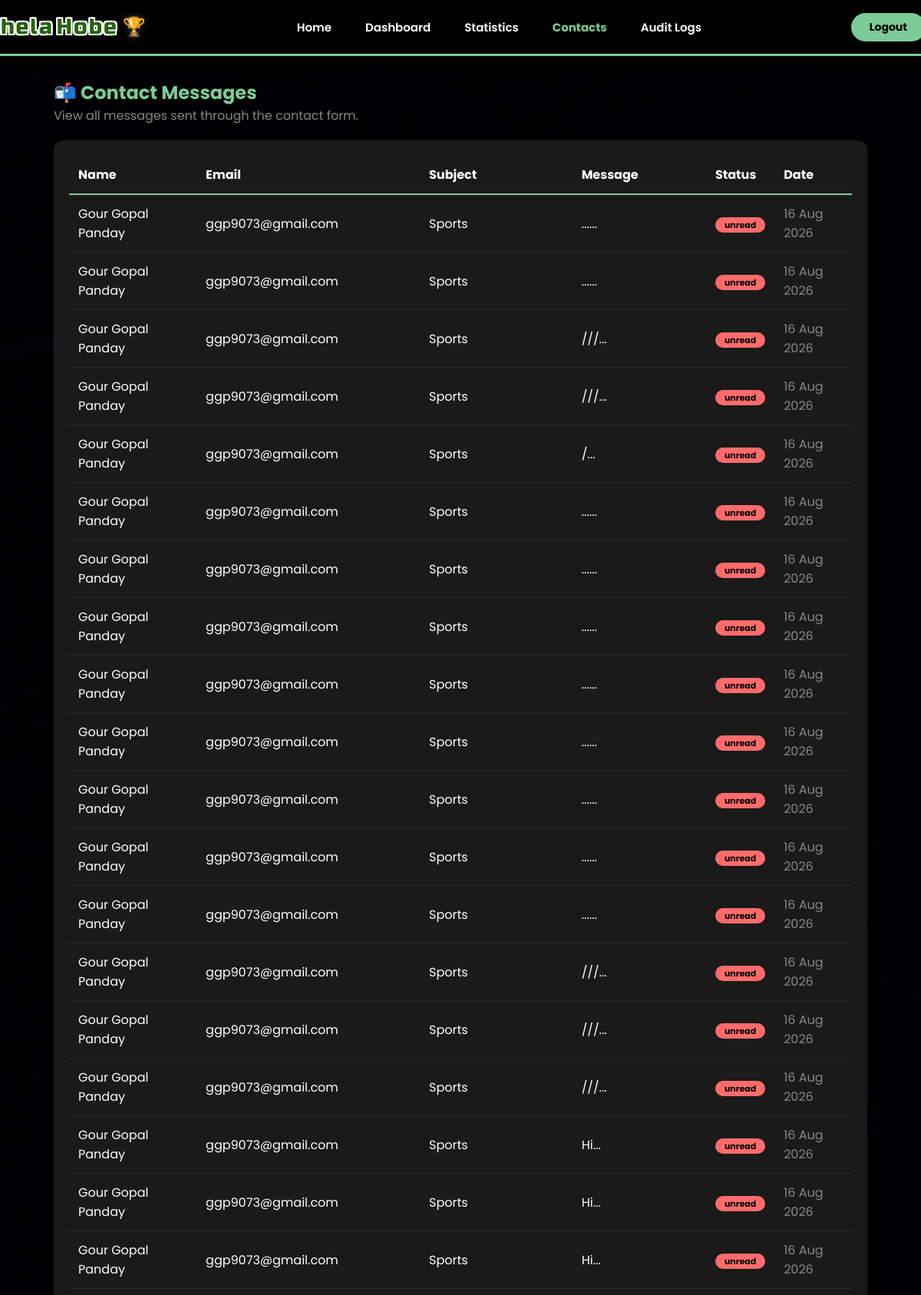
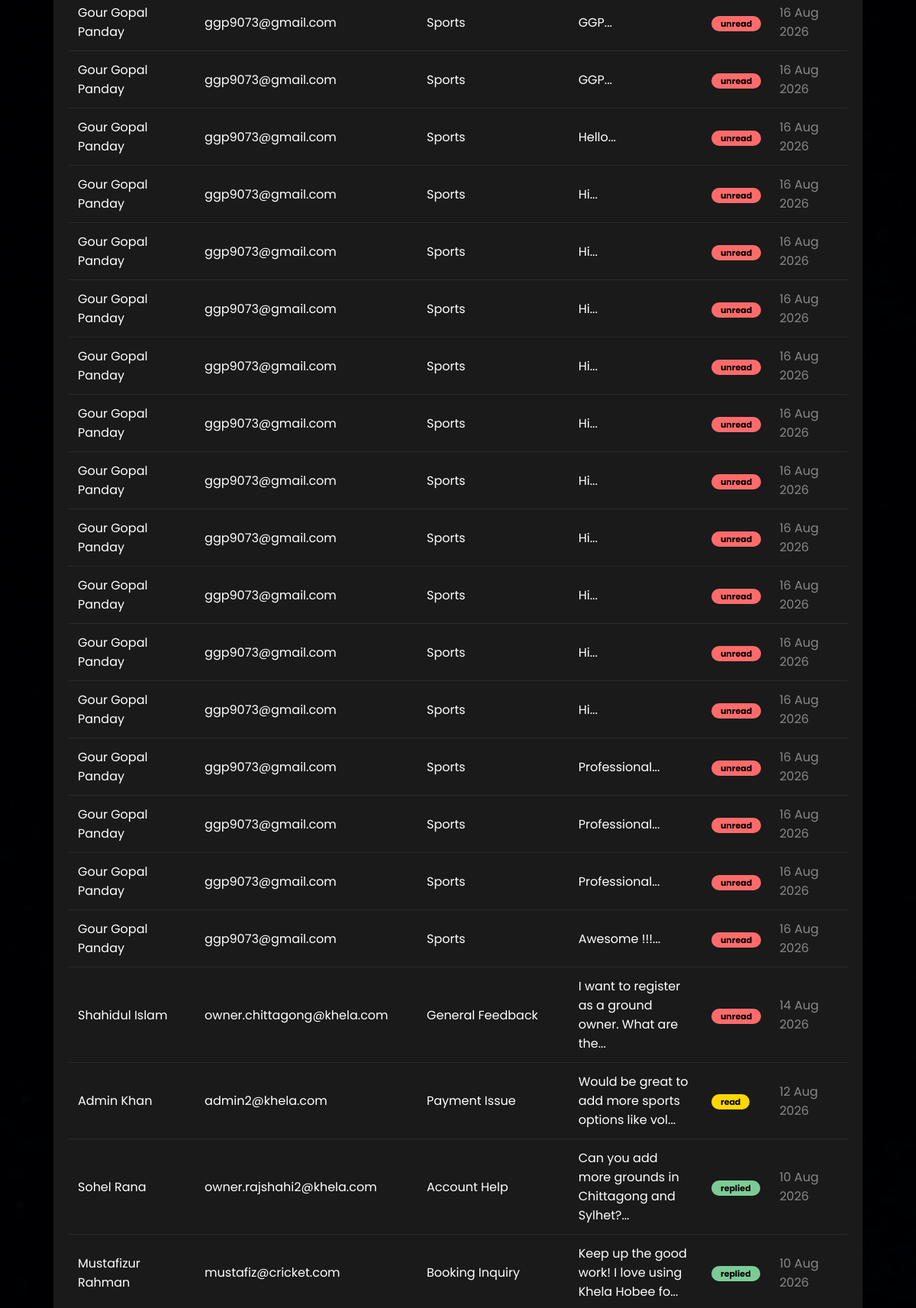
The page /admin-contacts.php (signed in, upper part) on the database its author committed (2 pictures, top to bottom).
### tables this page shows
CREATE TABLE `contacts` (
  `contact_id` int(11) NOT NULL,
  `name` varchar(100) NOT NULL,
  `email` varchar(100) NOT NULL,
  `subject` varchar(200) NOT NULL,
  `message` text NOT NULL,
  `user_id` int(11) DEFAULT NULL,
  `status` enum('unread','read','replied') DEFAULT 'unread',
  `created_at` timestamp NOT NULL DEFAULT current_timestamp()
);

### admin-contacts.php (the view, shortened to what this page needs)
<?php
require_once 'includes/config.php';
$contacts = $conn->query("SELECT * FROM contacts ORDER BY created_at DESC");
?>
<!DOCTYPE html>
<html lang="en">
<head>
    <link rel="stylesheet" href="style.css" />
    <link rel="stylesheet" href="https://cdnjs.cloudflare.com/ajax/libs/font-awesome/6.6.0/css/all.min.css" />
</head>
<body>
<div class="home-page">
    <header>
        <div class="container navbar">
            <div class="logo">
                <h2>
                    <span class="logo-khela">Khela</span>
                    <span class="logo-hobe">Hobe</span>
                    <span class="logo-trophy">🏆</span>
                </h2>
            </div>
            <nav>
                <ul>
                    <li><a href="index.html">Home</a></li>
                    <li><a href="admin-dashboard.php">Dashboard</a></li>
                    <li><a href="statistics.php">Statistics</a></li>
                    <li><a href="admin-contacts.php" class="active">Contacts</a></li>
                    <li><a href="audit_logs.php">Audit Logs</a></li>
                </ul>
            </nav>
            <div class="nav-btn">
                <a href="logout.php" class="login-btn">Logout</a>
            </div>
        </div>
    </header>
    <div style="max-width:1100px; margin:30px auto; padding:0 20px;">
        <h2 style="color:#7CCB96;">📬 Contact Messages</h2>
        <p style="color:#888; margin-bottom:20px;">View all messages sent through the contact form.</p>
        <div style="background:#1a1a1a; border-radius:12px; padding:20px; overflow-x:auto;">
            <table style="width:100%; border-collapse:collapse; color:white;">
                <thead>
                    <tr style="border-bottom:2px solid #7CCB96;">
                        <th style="padding:12px; text-align:left;">Name</th>
                        <th style="padding:12px; text-align:left;">Email</th>
                        <th style="padding:12px; text-align:left;">Subject</th>
                        <th style="padding:12px; text-align:left;">Message</th>
                        <th style="padding:12px; text-align:left;">Status</th>
                        <th style="padding:12px; text-align:left;">Date</th>
                    </tr>
                </thead>
                <tbody>
                    <?php if ($contacts && $contacts->num_rows > 0): ?>
                        <?php while ($row = $contacts->fetch_assoc()): ?>
                            <tr style="border-bottom:1px solid #2a2a2a;">
                                <td style="padding:12px;"><?php echo htmlspecialchars($row['name']); ?></td>
                                <td style="padding:12px;"><?php echo htmlspecialchars($row['email']); ?></td>
                                <td style="padding:12px;"><?php echo htmlspecialchars($row['subject']); ?></td>
                                <td style="padding:12px; max-width:200px; word-wrap:break-word;"><?php echo htmlspecialchars(substr($row['message'], 0, 50)) . '...'; ?></td>
                                <td style="padding:12px;">
                                    <span style="background:<?php echo $row['status']=='unread'?'#FF6B6B':($row['status']=='read'?'#FFD700':'#7CCB96'); ?>; color:black; padding:2px 12px; border-radius:20px; font-size:11px; font-weight:bold;">
                                        <?php echo $row['status']; ?>
                                    </span>
                                </td>
                                <td style="padding:12px; color:#888;"><?php echo date('d M Y', strtotime($row['created_at'])); ?></td>
                            </tr>
                        <?php endwhile; ?>
                    <?php else: ?>
                        <tr><td colspan="6" style="padding:30px; text-align:center; color:#888;">No messages found.</td></tr>
                    <?php endif; ?>
                </tbody>
            </table>
        </div>
    </div>
</div>
</body>
</html>

### style.css (style rules this page uses)
* { margin: 0; padding: 0; box-sizing: border-box; }
html, body { height: auto; min-height: 100vh; overflow-y: auto !important; overflow-x: hidden; margin: 0; padding: 0; }
body { font-family: 'Poppins', sans-serif; color: #ffffff; min-height: 100vh; width: 100vw; overflow-y: auto !important; overflow-x: hidden; position: relative; background-color: #020506; }
.home-page { min-height: 100vh; width: 100vw; background-image: url('bg-sports.jpg'); background-size: cover; background-position: center; background-attachment: fixed; background-repeat: no-repeat; position: relative; display: flex; flex-direction: column; overflow-y: auto !important; overflow-x: hidden; }
.home-page::before { content: ''; position: absolute; top: 0; left: 0; right: 0; bottom: 0; background: rgba(0, 0, 0, 0.30); z-index: 0; }
.home-page > * { position: relative; z-index: 1; }
header { background: #000000 !important; backdrop-filter: none !important; -webkit-backdrop-filter: none !important; position: sticky; top: 0; z-index: 999; border-bottom: 3px solid #7CCB96; box-shadow: 0 4px 30px rgba(0, 0, 0, 0.5); }
.navbar { display: flex; justify-content: space-between; align-items: center; min-height: 70px; max-width: 1400px; margin: 0 auto; padding: 0 20px; }
.logo h2 { font-family: 'Russo One', sans-serif; font-size: 28px; font-weight: 400; letter-spacing: 2px; margin-left: -40px; display: flex; align-items: center; gap: 4px; }
.logo h2 .logo-khela { color: #266210; text-shadow: -2px -2px 0 #ffffff, 2px -2px 0 #ffffff, -2px 2px 0 #ffffff, 2px 2px 0 #ffffff, -2px 0 0 #ffffff, 2px 0 0 #ffffff, 0 -2px 0 #ffffff, 0 2px 0 #ffffff; }
.logo h2 .logo-hobe { color: #266210; text-shadow: -2px -2px 0 #ffffff, 2px -2px 0 #ffffff, -2px 2px 0 #ffffff, 2px 2px 0 #ffffff, -2px 0 0 #ffffff, 2px 0 0 #ffffff, 0 -2px 0 #ffffff, 0 2px 0 #ffffff; }
.logo h2 .logo-trophy { font-size: 24px; margin-left: 2px; filter: drop-shadow(0 0 4px rgba(255, 255, 255, 0.3)); }
nav ul { display: flex; gap: 20px; list-style: none; margin: 0; padding: 0; }
nav ul li a { color: #FFFFFF !important; font-size: 15px !important; font-weight: 600 !important; padding: 6px 12px; border-radius: 8px; transition: 0.3s; position: relative; text-decoration: none !important; }
nav ul li a.active { color: #7CCB96 !important; font-weight: 700 !important; }
nav ul li a.active::after { display: none !important; }
.nav-btn { display: flex; gap: 12px; margin-right: -26px; }
.login-btn { background: #7CCB96 !important; color: #000000 !important; padding: 8px 24px; border-radius: 30px; font-weight: 700; font-size: 14px; border: none; transition: 0.3s; text-decoration: none; display: inline-block; }
* { scrollbar-width: none; }

### rows shown on the page
contacts: name "Gour Gopal Panday", email "ggp9073@gmail.com", subject "Sports", message "...", status "unread", created_at "16 Aug 2026"
contacts: name "Gour Gopal Panday", email "ggp9073@gmail.com", subject "Sports", message "...", status "unread", created_at "16 Aug 2026"
contacts: name "Gour Gopal Panday", email "ggp9073@gmail.com", subject "Sports", message "///", status "unread", created_at "16 Aug 2026"
contacts: name "Gour Gopal Panday", email "ggp9073@gmail.com", subject "Sports", message "///", status "unread", created_at "16 Aug 2026"
contacts: name "Gour Gopal Panday", email "ggp9073@gmail.com", subject "Sports", message "/", status "unread", created_at "16 Aug 2026"
contacts: name "Gour Gopal Panday", email "ggp9073@gmail.com", subject "Sports", message "...", status "unread", created_at "16 Aug 2026"
contacts: name "Gour Gopal Panday", email "ggp9073@gmail.com", subject "Sports", message "...", status "unread", created_at "16 Aug 2026"
contacts: name "Gour Gopal Panday", email "ggp9073@gmail.com", subject "Sports", message "...", status "unread", created_at "16 Aug 2026"
contacts: name "Gour Gopal Panday", email "ggp9073@gmail.com", subject "Sports", message "...", status "unread", created_at "16 Aug 2026"
contacts: name "Gour Gopal Panday", email "ggp9073@gmail.com", subject "Sports", message "...", status "unread", created_at "16 Aug 2026"
contacts: name "Gour Gopal Panday", email "ggp9073@gmail.com", subject "Sports", message "...", status "unread", created_at "16 Aug 2026"
contacts: name "Gour Gopal Panday", email "ggp9073@gmail.com", subject "Sports", message "...", status "unread", created_at "16 Aug 2026"
contacts: name "Gour Gopal Panday", email "ggp9073@gmail.com", subject "Sports", message "...", status "unread", created_at "16 Aug 2026"
contacts: name "Gour Gopal Panday", email "ggp9073@gmail.com", subject "Sports", message "///", status "unread", created_at "16 Aug 2026"
contacts: name "Gour Gopal Panday", email "ggp9073@gmail.com", subject "Sports", message "///", status "unread", created_at "16 Aug 2026"
contacts: name "Gour Gopal Panday", email "ggp9073@gmail.com", subject "Sports", message "///", status "unread", created_at "16 Aug 2026"
contacts: name "Gour Gopal Panday", email "ggp9073@gmail.com", subject "Sports", message "Hi", status "unread", created_at "16 Aug 2026"
contacts: name "Gour Gopal Panday", email "ggp9073@gmail.com", subject "Sports", message "Hi", status "unread", created_at "16 Aug 2026"
contacts: name "Gour Gopal Panday", email "ggp9073@gmail.com", subject "Sports", message "Hi", status "unread", created_at "16 Aug 2026"
contacts: name "Gour Gopal Panday", email "ggp9073@gmail.com", subject "Sports", message "GGP", status "unread", created_at "16 Aug 2026"
contacts: name "Gour Gopal Panday", email "ggp9073@gmail.com", subject "Sports", message "GGP", status "unread", created_at "16 Aug 2026"
contacts: name "Gour Gopal Panday", email "ggp9073@gmail.com", subject "Sports", message "Hello", status "unread", created_at "16 Aug 2026"
contacts: name "Gour Gopal Panday", email "ggp9073@gmail.com", subject "Sports", message "Hi", status "unread", created_at "16 Aug 2026"
contacts: name "Gour Gopal Panday", email "ggp9073@gmail.com", subject "Sports", message "Hi", status "unread", created_at "16 Aug 2026"
contacts: name "Gour Gopal Panday", email "ggp9073@gmail.com", subject "Sports", message "Hi", status "unread", created_at "16 Aug 2026"
contacts: name "Gour Gopal Panday", email "ggp9073@gmail.com", subject "Sports", message "Hi", status "unread", created_at "16 Aug 2026"
contacts: name "Gour Gopal Panday", email "ggp9073@gmail.com", subject "Sports", message "Hi", status "unread", created_at "16 Aug 2026"
contacts: name "Gour Gopal Panday", email "ggp9073@gmail.com", subject "Sports", message "Hi", status "unread", created_at "16 Aug 2026"
contacts: name "Gour Gopal Panday", email "ggp9073@gmail.com", subject "Sports", message "Hi", status "unread", created_at "16 Aug 2026"
contacts: name "Gour Gopal Panday", email "ggp9073@gmail.com", subject "Sports", message "Hi", status "unread", created_at "16 Aug 2026"
contacts: name "Gour Gopal Panday", email "ggp9073@gmail.com", subject "Sports", message "Hi", status "unread", created_at "16 Aug 2026"
contacts: name "Gour Gopal Panday", email "ggp9073@gmail.com", subject "Sports", message "Hi", status "unread", created_at "16 Aug 2026"
contacts: name "Gour Gopal Panday", email "ggp9073@gmail.com", subject "Sports", message "Professional", status "unread", created_at "16 Aug 2026"
contacts: name "Gour Gopal Panday", email "ggp9073@gmail.com", subject "Sports", message "Professional", status "unread", created_at "16 Aug 2026"
contacts: name "Gour Gopal Panday", email "ggp9073@gmail.com", subject "Sports", message "Professional", status "unread", created_at "16 Aug 2026"
contacts: name "Gour Gopal Panday", email "ggp9073@gmail.com", subject "Sports", message "Awesome !!!", status "unread", created_at "16 Aug 2026"
contacts: name "Shahidul Islam", email "owner.chittagong@khela.com", subject "General Feedback", message "I want to register as a ground owner. What are the", status "unread", created_at "14 Aug 2026"
contacts: name "Admin Khan", email "admin2@khela.com", subject "Payment Issue", message "Would be great to add more sports options like vol", status "read", created_at "12 Aug 2026"
contacts: name "Sohel Rana", email "owner.rajshahi2@khela.com", subject "Account Help", message "Can you add more grounds in Chittagong and Sylhet?", status "replied", created_at "10 Aug 2026"
contacts: name "Mustafizur Rahman", email "mustafiz@cricket.com", subject "Booking Inquiry", message "Keep up the good work! I love using Khela Hobee fo", status "replied", created_at "10 Aug 2026"
